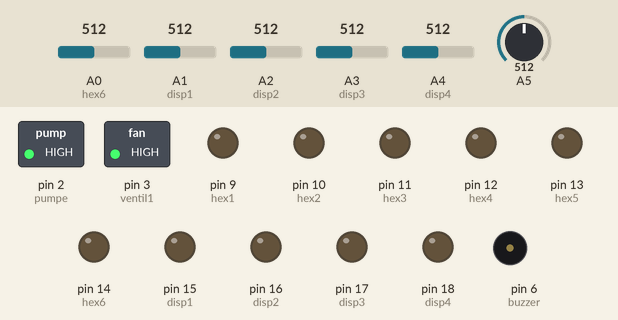
Bench run of a sketch on a simulated Arduino Uno, built with avr-gcc and run on an emulated ATmega328P. Parts: switched loads named in the sketch (green lamp = pin HIGH), output pins drawn as LEDs (lit = HIGH), buzzer (waves = sounding, pin HIGH). Inputs (shaded band) come from the test bench; at power-on: A0 (hex6) = 512, A1 (disp1) = 512, A2 (disp2) = 512, A3 (disp3) = 512, A4 (disp4) = 512, A5 = 512. Pins used as bus, display or sensor lines are not drawn; what the sketch prints to the serial monitor is not drawn.

Above: at 0.1 s.
Timing chart, 0 to 1.6 s (numbered marks = the images above):
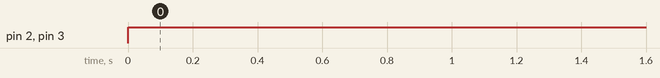

The sketch:

sketch_sep09a.ino
```cpp
/*
 * Home_Garden.h
 *
 * Created: 10-08-2017 15:42:53
 *  Author: Andreas Hervert Nielsen
 */

/*Begining of Auto generated code by Atmel studio */
#include <Arduino.h>

  //Inkluderede funktioner:
    int soilSensor(int soilSensor);
    void vandPumpe(bool state);
    void ventil(int ventil, bool state);
    //Via ultralydsensor, kommer tilbage i cm, max afstand 255cm
    unsigned long vandStand();
    void alarm();
    void display(int x1, int x2, int x3, int x4, int x5, int x6);
    //Til displayet
    void displayKommand(int tag);
    void displayTime();
    //returner de 3 tidsværdier
    int getTime(int type);

    //Skærm til consol
    void clearScreen();
    void soilDisp();
    void klokken();


//Intieringer til beregninger:
int timer1_counter;
  //tiden sættes ind i sekunder. Eks 15:45 = 15*60*60+45*60 = 56700. Eller 23:59:59 = 86399. 00:00:00 = 86400.
  //Men du kan bare skrive det normalt ind i hver boks timer, min og sek.
  unsigned long timer = 15 ;
  unsigned long minutter = 45 ;
  unsigned long sekunder = 00 ;
          //NIX PILLE!!!
          unsigned long tid = timer * 60 * 60 + minutter * 60 + sekunder;

//Intieringer af inputs og outputs
  //Digitale
  const int pumpe = 2;
  const int ventil1 = 3;
  const int ventil2 = 4;
  const int ventil3 = 5;

  const int buzzer = 6;
  const int echoPin = 7; // Ultrasound signal pin
  const int trigPin = 8;

  const int hex1  = 9;
  const int hex2  = 10;
  const int hex3  = 11;
  const int hex4  = 12;
  const int hex5  = 13;
  const int hex6  = 14;
  const int disp1 = 15;
  const int disp2 = 16;
  const int disp3 = 17;
  const int disp4 = 18;


  //Analog
  int soilSensor1 = 0;
  int soilSensor2 = 1;
  int soilSensor3 = 2;
  int soilSensor4 = 3;
  int soilSensor5 = 4;
  int soilSensor6 = 5;
  //Analog sensor aflæs buffer:
  int soil1 = 0;
  int soil2 = 0;
  int soil3 = 0;
  int soil4 = 0;
  int soil5 = 0;
  int soil6 = 0;

void setup() {
  Serial.begin(9600);

  pinMode( disp1  , OUTPUT);
  pinMode( disp2  , OUTPUT);
  pinMode( disp3  , OUTPUT);
  pinMode( disp4  , OUTPUT);
  pinMode( hex1 , OUTPUT);
  pinMode( hex2 , OUTPUT);
  pinMode( hex3 , OUTPUT);
  pinMode( hex4 , OUTPUT);
  pinMode( hex5 , OUTPUT);
  pinMode( hex6 , OUTPUT);

  pinMode( pumpe  , OUTPUT);
  pinMode( ventil1 , OUTPUT);
  pinMode( ventil2 , OUTPUT);
  pinMode( ventil3 , OUTPUT);

  pinMode( buzzer , OUTPUT);
  pinMode(trigPin, OUTPUT);
  pinMode(echoPin, INPUT);


  //Til uret
  noInterrupts();           // disable all interrupts
  TCCR1A = 0;
  TCCR1B = 0;

  // Set timer1_counter to the correct value for our interrupt interval
  //timer1_counter = 64911;   // preload timer 65536-16MHz/256/100Hz
  //timer1_counter = 64286;   // preload timer 65536-16MHz/256/50Hz
  timer1_counter = 34286;   // preload timer 65536-16MHz/256/2Hz

  TCNT1 = timer1_counter;   // preload timer
  TCCR1B |= (1 << CS12);    // 256 prescaler
  TIMSK1 |= (1 << TOIE1);   // enable timer overflow interrupt
  interrupts();
}


// the loop function runs over and over again forever
void loop() {


    vandPumpe(HIGH);
    ventil(1, HIGH);
    ventil(2, LOW);
    ventil(3, LOW);


    delay(1000);

    //Aflæsninger af sensor
    soil1 = soilSensor(soilSensor1);
    soil2 = soilSensor(soilSensor2);
    soil3 = soilSensor(soilSensor3);
    soil4 = soilSensor(soilSensor4);
    soil5 = soilSensor(soilSensor5);
    soil6 = soilSensor(soilSensor6);

    //Consolskærm
    clearScreen();
    klokken();
    soilDisp();


}


int soilSensor(int soilSensor)
{
  int sensorValue = analogRead(soilSensor);

  //Da 820 er max for sensoren, devidere vi 8,2, for at få det om i procent
  int sensorProcent = sensorValue/8.2;

  return sensorProcent;
}

void vandPumpe(bool state)
  {
    digitalWrite(pumpe, state);
  }

void ventil(int ventil, bool state)
  {

    switch (ventil)
    {
      case 1:
      digitalWrite(ventil1, state);

      case 2:
      digitalWrite(ventil2, state);

      case 3:
      digitalWrite(ventil3, state);
    }

  }

  //Via ultralydsensor, kommer tilbage i cm, max afstand 255cm
unsigned long vandStand()
  {
    unsigned int distanceAvg = 0;

    for( unsigned int a = 0; a < 10; a = a + 1 )
    {

    long duration, distance;
    digitalWrite(trigPin, LOW);  // Added this line
    delayMicroseconds(2); // Added this line
    digitalWrite(trigPin, HIGH);
    delayMicroseconds(10); // Added this line
    digitalWrite(trigPin, LOW);
    duration = pulseIn(echoPin, HIGH);
    distance = (duration/2) / 29.1;

    distanceAvg = distanceAvg + distance;
    }


    return distanceAvg/10;
  }

void alarm()
{
  digitalWrite(buzzer, HIGH);
  delay(500);
  digitalWrite(buzzer, LOW);
  delay(500);
}

void display(int x1, int x2, int x3, int x4, int x5, int x6)
{
  int x = 0;

  while(x < 60)
  {
    digitalWrite(hex1,HIGH);
      displayKommand(1);
    digitalWrite(hex1,LOW);

    delay(1);

    digitalWrite(hex2,HIGH);
      displayKommand(2);
    digitalWrite(hex2,LOW);

    delay(1);

    digitalWrite(hex3,HIGH);
      displayKommand(3);
    digitalWrite(hex3,LOW);

    delay(1);

    digitalWrite(hex4,HIGH);
      displayKommand(4);
    digitalWrite(hex4,LOW);

    delay(1);

    digitalWrite(hex5,HIGH);
      displayKommand(5);
    digitalWrite(hex5,LOW);

    delay(1);

    digitalWrite(hex6,HIGH);
      displayKommand(6);
    digitalWrite(hex6,LOW);

    x++;
  }
}


//Til displayet
  void displayKommand(int tag)
  {
   switch(tag)
   {
    case 0:
      //0
      digitalWrite(disp1,LOW);
      digitalWrite(disp2,LOW);
      digitalWrite(disp3,LOW);
      digitalWrite(disp4,LOW);
      delay(1);

    case 1:
      //1
      digitalWrite(disp1,LOW);
      digitalWrite(disp2,LOW);
      digitalWrite(disp3,LOW);
      digitalWrite(disp4,HIGH);
      delay(1);

    case 2:
      //2
      digitalWrite(disp1,LOW);
      digitalWrite(disp2,LOW);
      digitalWrite(disp3,HIGH);
      digitalWrite(disp4,LOW);
      delay(1);

    case 3:
       //3
       digitalWrite(disp1,LOW);
       digitalWrite(disp2,LOW);
       digitalWrite(disp3,HIGH);
       digitalWrite(disp4,HIGH);
       delay(1);

    case 4:
      //4
      digitalWrite(disp1,LOW);
      digitalWrite(disp2,HIGH);
      digitalWrite(disp3,LOW);
      digitalWrite(disp4,LOW);
      delay(1);

    case 5:
      //5
      digitalWrite(disp1,LOW);
      digitalWrite(disp2,HIGH);
      digitalWrite(disp3,LOW);
      digitalWrite(disp4,HIGH);
      delay(1);

    case 6:
      //6
      digitalWrite(disp1,LOW);
      digitalWrite(disp2,HIGH);
      digitalWrite(disp3,HIGH);
      digitalWrite(disp4,LOW);
      delay(1);

    case 7:
      //7
      digitalWrite(disp1,LOW);
      digitalWrite(disp2,HIGH);
      digitalWrite(disp3,HIGH);
      digitalWrite(disp4,HIGH);
      delay(1);

    case 8:
      //8
      digitalWrite(disp1,HIGH);
      digitalWrite(disp2,LOW);
      digitalWrite(disp3,LOW);
      digitalWrite(disp4,LOW);
      delay(1);

    case 9:
      //9
      digitalWrite(disp1,HIGH);
      digitalWrite(disp2,LOW);
      digitalWrite(disp3,LOW);
      digitalWrite(disp4,HIGH);
      delay(1);
   }
  }

  void displayTime()
  {
  unsigned tim = getTime(1);
  unsigned min = getTime(2);
  unsigned sec = getTime(3);

  int disp1;
  int disp2;
  int disp3;
  int disp4;
  int disp5;
  int disp6;

  if (tim < 30)
  {
    disp1 = 2;
  }
  else if(tim < 20)
  {
    disp1 = 1;
  }
  else
  {
    disp1 = 0;
  }


  }

  //returner de 3 tidsværdier
  int getTime(int type)
  {
  unsigned int hours;
  unsigned int minutes;
  unsigned int seconds;

  switch(type)
  {
    case 1:
      hours = tid / 60 / 60;
      return(hours);

    case 2:
      hours = tid / 60 / 60;
      minutes = (tid - hours * 60 * 60) / 60;
      return(minutes);

    case 3:
      hours = tid / 60 / 60;
      minutes = (tid - hours * 60 * 60) / 60;
      seconds = tid - minutes * 60 - hours * 60 * 60;
      return(seconds);
  }
  }


  void clearScreen()
  {
  Serial.write(27);
  Serial.print("[2J"); // clear screen
  Serial.write(27);
  Serial.print("[H"); // cursor to home
  }

  void soilDisp()
  {
  Serial.print("\n Sensor aflaesning for soil1: ");
  Serial.print(soil1);

  Serial.print("\n Sensor aflaesning for soil2: ");
  Serial.print(soil2);

  Serial.print("\n Sensor aflaesning for soil3: ");
  Serial.print(soil3);

  Serial.print("\n Sensor aflaesning for soil4: ");
  Serial.print(soil4);

  Serial.print("\n Sensor aflaesning for soil5: ");
  Serial.print(soil5);

  Serial.print("\n Sensor aflaesning for soil6: ");
  Serial.print(soil6);
  Serial.print("\n");
  }

  void klokken()
  {
  Serial.print("\n Klokken er: \t");
  Serial.print(getTime(1));
  Serial.print(":");
  Serial.print(getTime(2));
  Serial.print(":");
  Serial.print(getTime(3));
  Serial.print("\n");
  }


//Til uret
ISR(TIMER1_OVF_vect)        // interrupt service routine
{
  TCNT1 = timer1_counter;   // preload timer

  if(tid == 86400)
  {
    tid = 0;

  }
  else
  {
    tid = tid + 1;
  }
}
```

Measured:
- by itself, pin 2 (pumpe), pin 3 (ventil1): LOW → HIGH at 0.00 s
